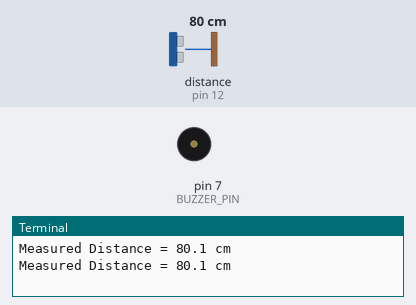
The program below on a simulated Raspberry Pi (header pin numbers). Shown: buzzer (waves = sounding, pin HIGH), the last lines printed to the terminal. Inputs (shaded band) come from the test bench; at power-on: distance to the obstacle (sensor on pin 12) 80 cm. The echo pulse lasts 58.3 µs per cm; the clock reads 2024-03-15 10:24:30 at power-on unless the program sets it; pins used as bus, display or sensor lines are not drawn.

Above: at 1.2 s.
1.3 s: distance to the obstacle (sensor on pin 12) set to 6 cm
3.2 s: distance to the obstacle (sensor on pin 12) set to 3 cm
At 4.16 s:
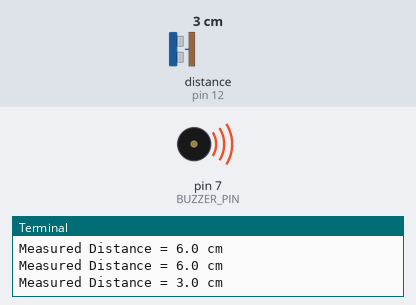
7.3 s: distance to the obstacle (sensor on pin 12) set to 9 cm
At 8.0 s:
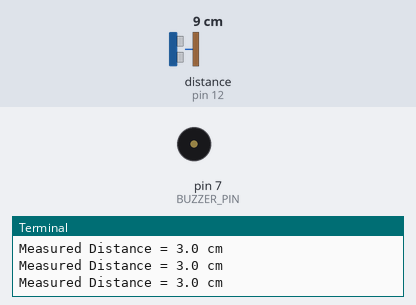
8.8 s: distance to the obstacle (sensor on pin 12) set to 2 cm
At 10.2 s:
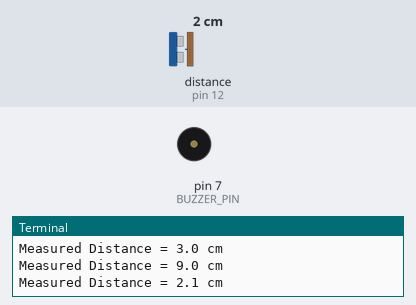
Timing chart, 0 to 13.9 s (numbered marks = the images above; inputs shaded):
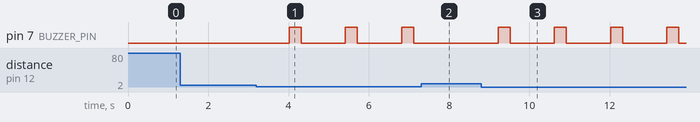

Measured:
- the behaviour switches between 5 and 4 cm on distance to the obstacle (sensor on pin 12) (found by bisection; images 0 and 1)
- after the input at 3.2 s, pin 7 (BUZZER_PIN): alternates HIGH for 0.30 s and LOW for 1.1 s, starting after 0.81 s
- after the input at 7.3 s, pin 7 (BUZZER_PIN): stays LOW (without the input it goes to HIGH after 0.92 s)
- after the input at 8.8 s, pin 7 (BUZZER_PIN): alternates HIGH for 0.30 s and LOW for 1.1 s, starting after 0.42 s

The program:

ultrasonic_distance.py
```python
import RPi.GPIO as GPIO
import time

# GPIO Mode (BOARD / BCM)
GPIO.setmode(GPIO.BOARD)

# Set GPIO Pins
BUZZER_PIN = 7
TRIGGER_PIN = 11
ECHO_PIN = 12

# Set GPIO direction (IN / OUT)
GPIO.setup(BUZZER_PIN, GPIO.OUT)
GPIO.setup(TRIGGER_PIN, GPIO.OUT)
GPIO.setup(ECHO_PIN, GPIO.IN)

# Initialize Pins
GPIO.output(BUZZER_PIN, GPIO.LOW)
GPIO.output(TRIGGER_PIN, GPIO.LOW)


def warn_buzzer():
    "Actvates buzzer by setting BUZZER_PIN on and off"

    GPIO.output(BUZZER_PIN, True)
    time.sleep(0.3)
    GPIO.output(BUZZER_PIN, False)
    time.sleep(0.1)


def calculate_distance():
    """
    Calculates distance based on time difference

    Note:
    Speed of sound is 34,000 cm/s or 340 m/s
    velocity = 2d / time

    Returns:
    distance in cm.
    """

    # Shoot Ultrasonic signal
    GPIO.output(TRIGGER_PIN, GPIO.HIGH)
    time.sleep(0.00001)
    GPIO.output(TRIGGER_PIN, GPIO.LOW)

    # Calculate Time
    startTime = 0
    endTime = 0
    while GPIO.input(ECHO_PIN) == 0:
        startTime = time.time()
    while GPIO.input(ECHO_PIN) == 1:
        endTime = time.time()

    # Calculate Distance
    timeElapsed = endTime - startTime
    distance = (34300 * timeElapsed) / 2
    return distance


try:
    while True:
        distance = calculate_distance()
        print("Measured Distance = %.1f cm" % distance)
        if distance < 5:
            warn_buzzer()
        time.sleep(1)
except KeyboardInterrupt:
    GPIO.cleanup()
```
